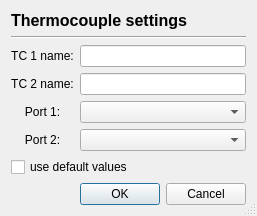
<?xml version="1.0" encoding="UTF-8"?>
<ui version="4.0">
 <class>Dialog</class>
 <widget class="QDialog" name="Dialog">
  <property name="geometry">
   <rect>
    <x>0</x>
    <y>0</y>
    <width>248</width>
    <height>214</height>
   </rect>
  </property>
  <property name="sizePolicy">
   <sizepolicy hsizetype="Fixed" vsizetype="Fixed">
    <horstretch>0</horstretch>
    <verstretch>0</verstretch>
   </sizepolicy>
  </property>
  <property name="windowTitle">
   <string>Dialog</string>
  </property>
  <property name="sizeGripEnabled">
   <bool>true</bool>
  </property>
  <layout class="QGridLayout" name="gridLayout_2">
   <item row="0" column="0" colspan="2">
    <widget class="QLabel" name="tc_settings_label">
     <property name="sizePolicy">
      <sizepolicy hsizetype="Fixed" vsizetype="Fixed">
       <horstretch>0</horstretch>
       <verstretch>0</verstretch>
      </sizepolicy>
     </property>
     <property name="text">
      <string>&lt;html&gt;&lt;head/&gt;&lt;body&gt;&lt;p align=&quot;center&quot;&gt;&lt;span style=&quot; font-size:12pt; font-weight:600;&quot;&gt;Thermocouple settings&lt;/span&gt;&lt;/p&gt;&lt;/body&gt;&lt;/html&gt;</string>
     </property>
    </widget>
   </item>
   <item row="1" column="0" colspan="2">
    <widget class="Line" name="line">
     <property name="orientation">
      <enum>Qt::Horizontal</enum>
     </property>
    </widget>
   </item>
   <item row="2" column="0">
    <widget class="QLabel" name="device_1_box_label">
     <property name="text">
      <string>&lt;html&gt;&lt;head/&gt;&lt;body&gt;&lt;p align=&quot;center&quot;&gt;TC 1 name:&lt;/p&gt;&lt;/body&gt;&lt;/html&gt;</string>
     </property>
    </widget>
   </item>
   <item row="2" column="1">
    <widget class="QLineEdit" name="device_1_box"/>
   </item>
   <item row="3" column="0">
    <widget class="QLabel" name="device_2_box_label">
     <property name="text">
      <string>&lt;html&gt;&lt;head/&gt;&lt;body&gt;&lt;p align=&quot;center&quot;&gt;TC 2 name:&lt;/p&gt;&lt;/body&gt;&lt;/html&gt;</string>
     </property>
    </widget>
   </item>
   <item row="3" column="1">
    <widget class="QLineEdit" name="device_2_box"/>
   </item>
   <item row="4" column="0">
    <widget class="QLabel" name="port_1_box_label">
     <property name="text">
      <string>&lt;html&gt;&lt;head/&gt;&lt;body&gt;&lt;p align=&quot;center&quot;&gt;Port 1:&lt;/p&gt;&lt;/body&gt;&lt;/html&gt;</string>
     </property>
    </widget>
   </item>
   <item row="4" column="1">
    <widget class="QComboBox" name="com_port_select">
     <property name="whatsThis">
      <string extracomment="select USB port"/>
     </property>
    </widget>
   </item>
   <item row="5" column="0">
    <widget class="QLabel" name="device_2_port_label">
     <property name="text">
      <string>&lt;html&gt;&lt;head/&gt;&lt;body&gt;&lt;p align=&quot;center&quot;&gt;Port 2:&lt;/p&gt;&lt;/body&gt;&lt;/html&gt;</string>
     </property>
    </widget>
   </item>
   <item row="5" column="1">
    <widget class="QComboBox" name="com_port_select_2">
     <property name="whatsThis">
      <string extracomment="select USB port"/>
     </property>
    </widget>
   </item>
   <item row="6" column="0" colspan="2">
    <widget class="QCheckBox" name="default_vals">
     <property name="text">
      <string>use default values</string>
     </property>
    </widget>
   </item>
   <item row="7" column="1">
    <widget class="QDialogButtonBox" name="tc_dialog_box">
     <property name="standardButtons">
      <set>QDialogButtonBox::Cancel|QDialogButtonBox::Ok</set>
     </property>
    </widget>
   </item>
  </layout>
 </widget>
 <resources/>
 <connections/>
</ui>
